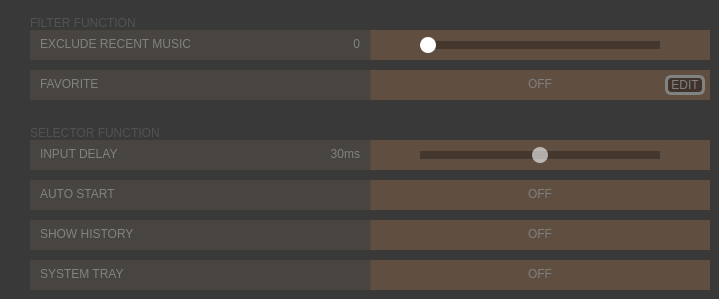
    <widget class="QWidget" name="advanced_tab">
     <property name="styleSheet">
      <string notr="true">QWidget{
	background: rgba(0, 0, 0, 134)
}
QFrame{
	background: qlineargradient(spread:pad, x1:0, y1:0, x2:1, y2:0, stop:0 rgba(88, 80, 72, 128), stop:0.5 rgba(88, 80, 72, 128), stop:0.501 rgba(96, 78, 65, 255), stop:1 rgba(96, 78, 65, 255));
	border: none;
}
QLabel{
	background: transparent;
	color: #818282;
}
QSlider{
	background: transparent;
}
QPushButton{
	background: transparent;
	border: none;
}</string>
     </property>
     <attribute name="title">
      <string>advanced</string>
     </attribute>
     <widget class="QFrame" name="frame">
      <property name="geometry">
       <rect>
        <x>30</x>
        <y>140</y>
        <width>680</width>
        <height>30</height>
       </rect>
      </property>
      <property name="frameShape">
       <enum>QFrame::StyledPanel</enum>
      </property>
      <property name="frameShadow">
       <enum>QFrame::Raised</enum>
      </property>
      <widget class="QLabel" name="label_2">
       <property name="geometry">
        <rect>
         <x>10</x>
         <y>-1</y>
         <width>200</width>
         <height>30</height>
        </rect>
       </property>
       <property name="text">
        <string>INPUT DELAY</string>
       </property>
       <property name="alignment">
        <set>Qt::AlignLeading|Qt::AlignLeft|Qt::AlignVCenter</set>
       </property>
      </widget>
      <widget class="QSlider" name="delay_slider">
       <property name="geometry">
        <rect>
         <x>390</x>
         <y>0</y>
         <width>240</width>
         <height>30</height>
        </rect>
       </property>
       <property name="styleSheet">
        <string notr="true">QSlider::groove:horizontal {
    height: 8px;
    background: #44372e;
}

QSlider::handle:horizontal {
    background: rgba(255, 255, 255, 150);
    width: 16px;
	margin: -4px 0;
    border-radius: 8px;
}</string>
       </property>
       <property name="minimum">
        <number>10</number>
       </property>
       <property name="maximum">
        <number>50</number>
       </property>
       <property name="singleStep">
        <number>0</number>
       </property>
       <property name="pageStep">
        <number>0</number>
       </property>
       <property name="value">
        <number>30</number>
       </property>
       <property name="orientation">
        <enum>Qt::Horizontal</enum>
       </property>
      </widget>
      <widget class="QLabel" name="delay_ms">
       <property name="geometry">
        <rect>
         <x>270</x>
         <y>-1</y>
         <width>60</width>
         <height>30</height>
        </rect>
       </property>
       <property name="text">
        <string>30ms</string>
       </property>
       <property name="alignment">
        <set>Qt::AlignRight|Qt::AlignTrailing|Qt::AlignVCenter</set>
       </property>
      </widget>
      <widget class="QLabel" name="label_3">
       <property name="geometry">
        <rect>
         <x>390</x>
         <y>0</y>
         <width>240</width>
         <height>30</height>
        </rect>
       </property>
       <property name="text">
        <string/>
       </property>
      </widget>
      <widget class="QPushButton" name="delay_lb">
       <property name="geometry">
        <rect>
         <x>340</x>
         <y>0</y>
         <width>50</width>
         <height>30</height>
        </rect>
       </property>
       <property name="icon">
        <iconset>
         <normaloff>../images/left_button.png</normaloff>../images/left_button.png</iconset>
       </property>
       <property name="iconSize">
        <size>
         <width>11</width>
         <height>16</height>
        </size>
       </property>
      </widget>
      <widget class="QPushButton" name="delay_rb">
       <property name="geometry">
        <rect>
         <x>630</x>
         <y>0</y>
         <width>50</width>
         <height>30</height>
        </rect>
       </property>
       <property name="icon">
        <iconset>
         <normaloff>../images/right_button.png</normaloff>../images/right_button.png</iconset>
       </property>
       <property name="iconSize">
        <size>
         <width>11</width>
         <height>16</height>
        </size>
       </property>
      </widget>
     </widget>
     <widget class="QFrame" name="frame_3">
      <property name="geometry">
       <rect>
        <x>30</x>
        <y>220</y>
        <width>680</width>
        <height>30</height>
       </rect>
      </property>
      <property name="frameShape">
       <enum>QFrame::StyledPanel</enum>
      </property>
      <property name="frameShadow">
       <enum>QFrame::Raised</enum>
      </property>
      <widget class="QLabel" name="label_6">
       <property name="geometry">
        <rect>
         <x>10</x>
         <y>-1</y>
         <width>200</width>
         <height>30</height>
        </rect>
       </property>
       <property name="text">
        <string>SHOW HISTORY</string>
       </property>
       <property name="alignment">
        <set>Qt::AlignLeading|Qt::AlignLeft|Qt::AlignVCenter</set>
       </property>
      </widget>
      <widget class="QPushButton" name="history_button">
       <property name="geometry">
        <rect>
         <x>410</x>
         <y>-1</y>
         <width>200</width>
         <height>30</height>
        </rect>
       </property>
       <property name="styleSheet">
        <string notr="true">QPushButton{
	color: #7f7f7f;
	font: 15px &quot;Lato Black&quot;;
}
QPushButton:checked{
	color: #ffffff;
}</string>
       </property>
       <property name="text">
        <string>OFF</string>
       </property>
       <property name="checkable">
        <bool>true</bool>
       </property>
      </widget>
     </widget>
     <widget class="QFrame" name="frame_4">
      <property name="geometry">
       <rect>
        <x>30</x>
        <y>30</y>
        <width>680</width>
        <height>30</height>
       </rect>
      </property>
      <property name="frameShape">
       <enum>QFrame::StyledPanel</enum>
      </property>
      <property name="frameShadow">
       <enum>QFrame::Raised</enum>
      </property>
      <widget class="QLabel" name="label_7">
       <property name="geometry">
        <rect>
         <x>10</x>
         <y>-1</y>
         <width>221</width>
         <height>30</height>
        </rect>
       </property>
       <property name="text">
        <string>EXCLUDE RECENT MUSIC</string>
       </property>
       <property name="alignment">
        <set>Qt::AlignLeading|Qt::AlignLeft|Qt::AlignVCenter</set>
       </property>
      </widget>
      <widget class="QSlider" name="erm_slider">
       <property name="geometry">
        <rect>
         <x>390</x>
         <y>0</y>
         <width>240</width>
         <height>30</height>
        </rect>
       </property>
       <property name="styleSheet">
        <string notr="true">QSlider::groove:horizontal {
    height: 8px;
    background: #44372e;
}

QSlider::handle:horizontal {
    background: #ffffff;
    width: 16px;
	margin: -4px 0;
    border-radius: 8px;
}</string>
       </property>
       <property name="maximum">
        <number>9999</number>
       </property>
       <property name="singleStep">
        <number>0</number>
       </property>
       <property name="pageStep">
        <number>1</number>
       </property>
       <property name="orientation">
        <enum>Qt::Horizontal</enum>
       </property>
      </widget>
      <widget class="QLabel" name="erm_num">
       <property name="geometry">
        <rect>
         <x>270</x>
         <y>-1</y>
         <width>60</width>
         <height>30</height>
        </rect>
       </property>
       <property name="text">
        <string>0</string>
       </property>
       <property name="alignment">
        <set>Qt::AlignRight|Qt::AlignTrailing|Qt::AlignVCenter</set>
       </property>
      </widget>
     </widget>
     <widget class="QFrame" name="frame_5">
      <property name="geometry">
       <rect>
        <x>30</x>
        <y>260</y>
        <width>680</width>
        <height>30</height>
       </rect>
      </property>
      <property name="frameShape">
       <enum>QFrame::StyledPanel</enum>
      </property>
      <property name="frameShadow">
       <enum>QFrame::Raised</enum>
      </property>
      <widget class="QLabel" name="label_8">
       <property name="geometry">
        <rect>
         <x>10</x>
         <y>-1</y>
         <width>200</width>
         <height>30</height>
        </rect>
       </property>
       <property name="text">
        <string>SYSTEM TRAY</string>
       </property>
       <property name="alignment">
        <set>Qt::AlignLeading|Qt::AlignLeft|Qt::AlignVCenter</set>
       </property>
      </widget>
      <widget class="QPushButton" name="tray_button">
       <property name="geometry">
        <rect>
         <x>410</x>
         <y>-1</y>
         <width>200</width>
         <height>30</height>
        </rect>
       </property>
       <property name="styleSheet">
        <string notr="true">QPushButton{
	color: #7f7f7f;
	font: 15px &quot;Lato Black&quot;;
}
QPushButton:checked{
	color: #ffffff;
}</string>
       </property>
       <property name="text">
        <string>OFF</string>
       </property>
       <property name="checkable">
        <bool>true</bool>
       </property>
      </widget>
     </widget>
     <widget class="QFrame" name="frame_8">
      <property name="geometry">
       <rect>
        <x>30</x>
        <y>70</y>
        <width>680</width>
        <height>30</height>
       </rect>
      </property>
      <property name="frameShape">
       <enum>QFrame::StyledPanel</enum>
      </property>
      <property name="frameShadow">
       <enum>QFrame::Raised</enum>
      </property>
      <widget class="QLabel" name="label_10">
       <property name="geometry">
        <rect>
         <x>10</x>
         <y>-1</y>
         <width>200</width>
         <height>30</height>
        </rect>
       </property>
       <property name="text">
        <string>FAVORITE</string>
       </property>
       <property name="alignment">
        <set>Qt::AlignLeading|Qt::AlignLeft|Qt::AlignVCenter</set>
       </property>
      </widget>
      <widget class="QPushButton" name="favorite_button">
       <property name="geometry">
        <rect>
         <x>410</x>
         <y>-1</y>
         <width>200</width>
         <height>30</height>
        </rect>
       </property>
       <property name="styleSheet">
        <string notr="true">QPushButton{
	color: #7f7f7f;
	font: 15px &quot;Lato Black&quot;;
}
QPushButton:checked{
	color: #ffffff;
}</string>
       </property>
       <property name="text">
        <string>OFF</string>
       </property>
       <property name="checkable">
        <bool>true</bool>
       </property>
      </widget>
      <widget class="QPushButton" name="favorite_edit">
       <property name="geometry">
        <rect>
         <x>635</x>
         <y>5</y>
         <width>40</width>
         <height>20</height>
        </rect>
       </property>
       <property name="styleSheet">
        <string notr="true">QPushButton {
    border: 3px solid #818282;
	color: #818282;
    background-color: rgba(0, 0, 0, 87);
	border-radius: 6px;
	font: 12px &quot;Lato Black&quot;
}</string>
       </property>
       <property name="text">
        <string>EDIT</string>
       </property>
      </widget>
     </widget>
     <widget class="QLabel" name="label_11">
      <property name="geometry">
       <rect>
        <x>30</x>
        <y>0</y>
        <width>231</width>
        <height>30</height>
       </rect>
      </property>
      <property name="styleSheet">
       <string notr="true">QLabel{
	font: 23px &quot;Lato&quot;;
	color: rgba(255, 255, 255, 32)
}</string>
      </property>
      <property name="text">
       <string>FILTER FUNCTION</string>
      </property>
      <property name="alignment">
       <set>Qt::AlignBottom|Qt::AlignLeading|Qt::AlignLeft</set>
      </property>
     </widget>
     <widget class="QLabel" name="label_12">
      <property name="geometry">
       <rect>
        <x>30</x>
        <y>110</y>
        <width>301</width>
        <height>30</height>
       </rect>
      </property>
      <property name="styleSheet">
       <string notr="true">QLabel{
	font: 23px &quot;Lato&quot;;
	color: rgba(255, 255, 255, 32)
}</string>
      </property>
      <property name="text">
       <string>SELECTOR FUNCTION</string>
      </property>
      <property name="alignment">
       <set>Qt::AlignBottom|Qt::AlignLeading|Qt::AlignLeft</set>
      </property>
     </widget>
     <widget class="QFrame" name="frame_9">
      <property name="geometry">
       <rect>
        <x>30</x>
        <y>180</y>
        <width>680</width>
        <height>30</height>
       </rect>
      </property>
      <property name="frameShape">
       <enum>QFrame::StyledPanel</enum>
      </property>
      <property name="frameShadow">
       <enum>QFrame::Raised</enum>
      </property>
      <widget class="QLabel" name="label_16">
       <property name="geometry">
        <rect>
         <x>10</x>
         <y>-1</y>
         <width>200</width>
         <height>30</height>
        </rect>
       </property>
       <property name="text">
        <string>AUTO START</string>
       </property>
       <property name="alignment">
        <set>Qt::AlignLeading|Qt::AlignLeft|Qt::AlignVCenter</set>
       </property>
      </widget>
      <widget class="QPushButton" name="autostart_button">
       <property name="geometry">
        <rect>
         <x>410</x>
         <y>-1</y>
         <width>200</width>
         <height>30</height>
        </rect>
       </property>
       <property name="styleSheet">
        <string notr="true">QPushButton{
	color: #7f7f7f;
	font: 15px &quot;Lato Black&quot;;
}
QPushButton:checked{
	color: #ffffff;
}</string>
       </property>
       <property name="text">
        <string>OFF</string>
       </property>
       <property name="checkable">
        <bool>true</bool>
       </property>
      </widget>
     </widget>
     <zorder>label_11</zorder>
     <zorder>frame</zorder>
     <zorder>frame_3</zorder>
     <zorder>frame_4</zorder>
     <zorder>frame_5</zorder>
     <zorder>frame_8</zorder>
     <zorder>label_12</zorder>
     <zorder>frame_9</zorder>
    </widget>
